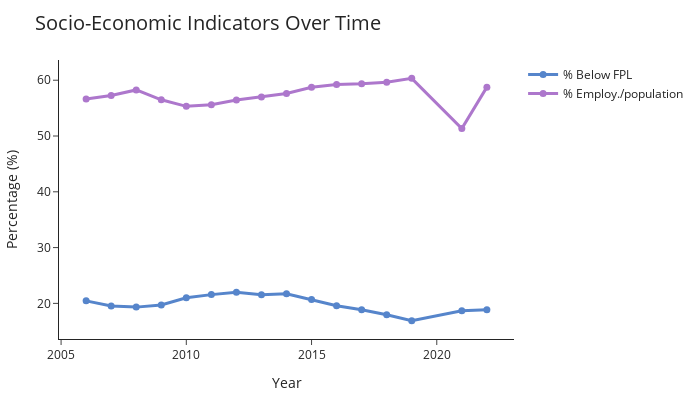

Notebook cell for this chart:
### Code cell
import plotly.graph_objects as go
import pandas as pd

# Prepare data
avg_fpl_by_year = df_eco.groupby('Year')['individuals_below_FPL'].mean().reset_index()
avg_fpl_by_year = avg_fpl_by_year.query("Year >= 2006")
avg_fpl_by_year['% Below FPL'] = avg_fpl_by_year['individuals_below_FPL'] * 100

emp_by_year = df_eco.groupby('Year')['Employement_pop_ratio'].mean().reset_index()
emp_by_year = emp_by_year.query("Year >= 2006")
emp_by_year['Employement_pop_ratio'] = emp_by_year['Employement_pop_ratio'] * 100

#round to 2 decimals
avg_fpl_by_year['% Below FPL'] = avg_fpl_by_year['% Below FPL'].round(2)
emp_by_year['Employement_pop_ratio'] = emp_by_year['Employement_pop_ratio'].round(2)

# Create figure
fig = go.Figure()

# Add FPL line
fig.add_trace(go.Scatter(
    x=avg_fpl_by_year['Year'],
    y=avg_fpl_by_year['% Below FPL'],
    mode='lines+markers',
    name='% Below FPL',
    marker=dict(size=7),
    line=dict(color='rgb(86,133,203)', width=3)
))

# Add Unemployment line
fig.add_trace(go.Scatter(
    x=emp_by_year['Year'],
    y=emp_by_year['Employement_pop_ratio'],
    mode='lines+markers',
    name='% Employ./population',
    marker=dict(size=7),
    line=dict(color='rgb(173, 119, 204)', width=3)
))

fig.update_layout(
    title='Socio-Economic Indicators Over Time',
    xaxis_title='Year',
    yaxis_title='Percentage (%)',
    template='simple_white',
    hovermode='x unified',
    title_font=dict(size=20),
    legend=dict(font=dict(size=12)),
    width=700,
    height=400,
    margin=dict(t=60, b=40, l=50, r=30)
)

fig.write_html("../images/fpl_vs_unemployment.html")
fig.show()

### Figure 1 — Plotly figure (JSON) as saved in the notebook; plotly's stock layout.template omitted (floating-point values rounded to 4 significant figures)
{"data": [{"line": {"color": "rgb(86,133,203)", "width": 3}, "marker": {"size": 7}, "mode": "lines+markers", "name": "% Below FPL", "type": "scatter", "x": [2006, 2007, 2008, 2009, 2010, 2011, 2012, 2013, 2014, 2015, 2016, 2017, 2018, 2019, 2021, 2022], "y": [20.45, 19.52, 19.33, 19.71, 21.02, 21.57, 21.98, 21.53, 21.72, 20.69, 19.56, 18.84, 17.96, 16.9, 18.69, 18.88]}, {"line": {"color": "rgb(173, 119, 204)", "width": 3}, "marker": {"size": 7}, "mode": "lines+markers", "name": "% Employ./population", "type": "scatter", "x": [2006, 2007, 2008, 2009, 2010, 2011, 2012, 2013, 2014, 2015, 2016, 2017, 2018, 2019, 2021, 2022], "y": [56.64, 57.26, 58.26, 56.49, 55.32, 55.61, 56.46, 57.01, 57.62, 58.75, 59.23, 59.37, 59.64, 60.34, 51.33, 58.76]}], "layout": {"height": 400, "hovermode": "x unified", "legend": {"font": {"size": 12}}, "margin": {"b": 40, "l": 50, "r": 30, "t": 60}, "title": {"font": {"size": 20}, "text": "Socio-Economic Indicators Over Time"}, "width": 700, "xaxis": {"title": {"text": "Year"}}, "yaxis": {"title": {"text": "Percentage (%)"}}}}
